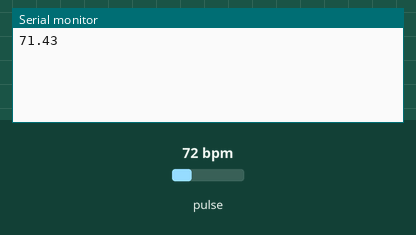
Simulated run of this sketch. Board: Arduino Uno, built with avr-gcc and run on an emulated ATmega328P. On the bench: the last lines printed to the serial monitor. Inputs (shaded band) come from the test bench; at power-on: pulse 72 bpm.

Above: at 1.2 s.
1.3 s: pulse set to 42 bpm
At 2.7 s:
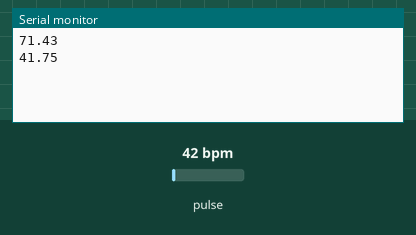
2.8 s: pulse set to 70 bpm
At 3.8 s:
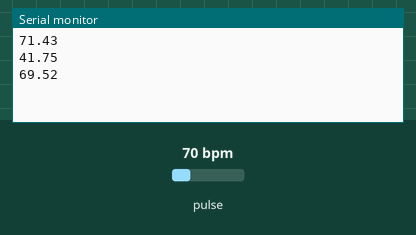
Timing chart, 0 to 5.8 s (numbered marks = the images above; inputs shaded):
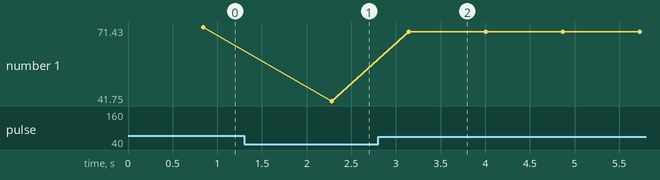

The sketch:

sketch_liveheartarduino.ino
```cpp
#include <Wire.h>
#include "MAX30105.h"
#include "heartRate.h"

MAX30105 sensor;

long lastBeat = 0;
float bpm;

void setup() {
  Serial.begin(115200);

  sensor.begin(Wire, I2C_SPEED_STANDARD);
  sensor.setup();
}

void loop() {

  long irValue = sensor.getIR();

  if (checkForBeat(irValue)) {

    long delta = millis() - lastBeat;
    lastBeat = millis();

    bpm = 60 / (delta / 1000.0);

    if (bpm > 40 && bpm < 180) {
      Serial.println(bpm);
    }
  }
}
```

Measured:
- after the input at 1.3 s, the serial monitor: prints a new line after 0.98 s (image 1)
- after the input at 2.8 s, the serial monitor: prints a new line after 0.34 s (image 2)
- plotted number 1: 71.43 → 41.75 after the input at 1.3 s, 41.75 → 69.52 after the input at 2.8 s
